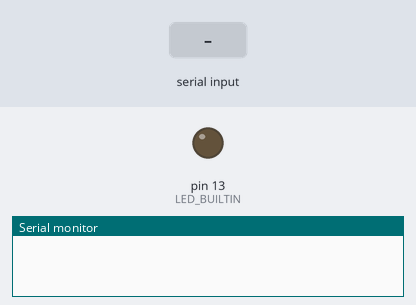
Recording of a sketch running on a simulated Arduino Uno, built with avr-gcc and run on an emulated ATmega328P. Parts: output pins drawn as LEDs (lit = HIGH), the last lines printed to the serial monitor. The test bench sets the inputs (shaded band).

Above: at 1.2 s.
1.3 s: "s" received over Serial
At 3.6 s:
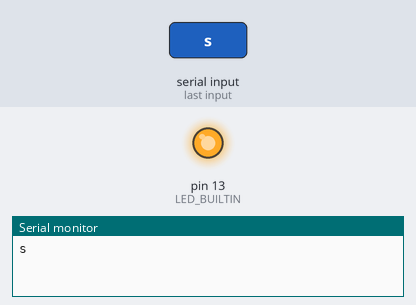
Timing chart, 0 to 8.8 s (numbered marks = the images above; inputs shaded):
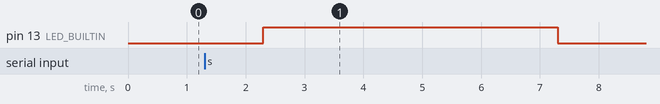

The sketch:

ReadSerial.ino
```cpp
void setup() {
    pinMode(LED_BUILTIN, OUTPUT);
    Serial.begin(9600);
    Serial.setTimeout(1000);
}

void loop() {
    digitalWrite(LED_BUILTIN,LOW);
    String myString = "";
    int timer =200;

    while(myString.equals("")){
        myString = Serial.readString();
    }
    if(!myString.equals("")){
        Serial.println(myString);
        if (myString[0] =='s')
        {
            timer= 5000;
        }
        digitalWrite(LED_BUILTIN, HIGH);
        delay(timer);
    }
}
```

Measured:
- after the input at 1.3 s, pin 13 (LED_BUILTIN): LOW → HIGH after 1.0 s, → LOW 5.0 s later
